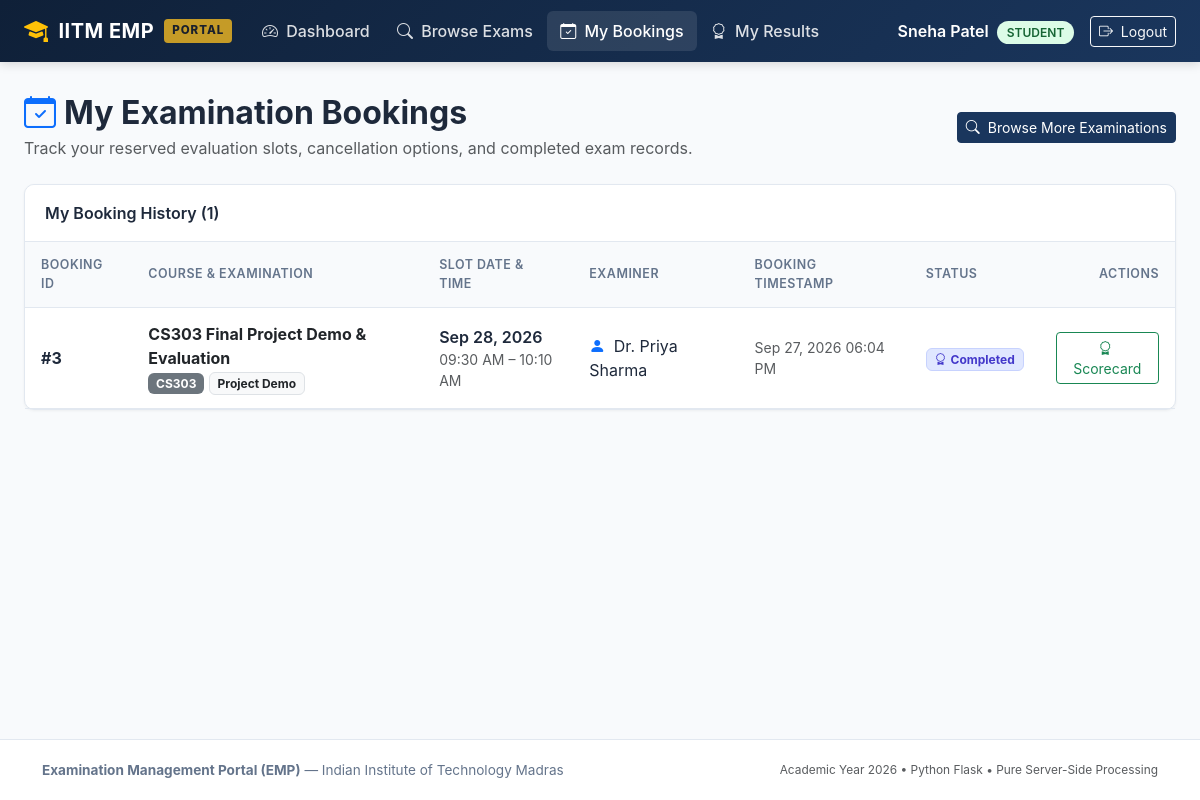
The app's page /student/bookings (signed in), older data.
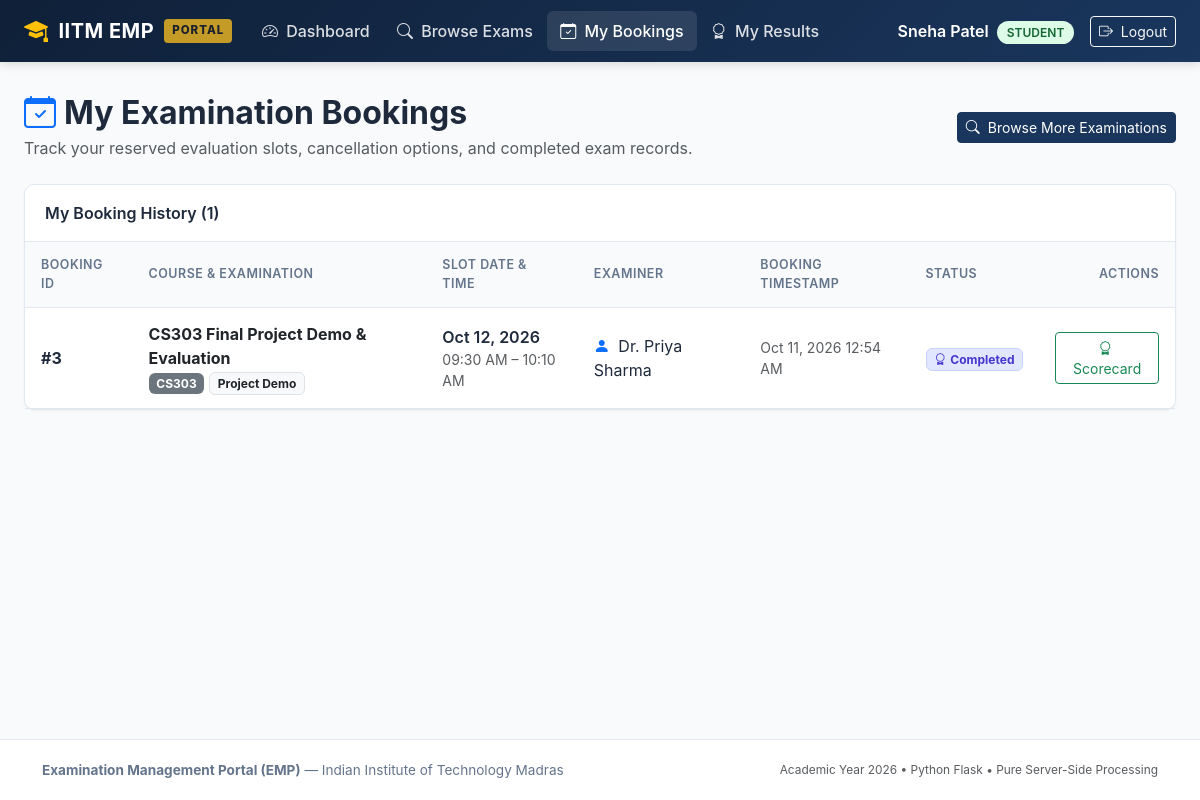
The same page, newer data.
### models/booking.py (models this page shows, shortened)
class Booking(db.Model):
    __tablename__ = 'bookings'
    booking_id = db.Column(db.Integer, primary_key=True, autoincrement=True)
    student_id = db.Column(db.Integer, db.ForeignKey('users.id', ondelete='CASCADE'), nullable=False)
    slot_id = db.Column(db.Integer, db.ForeignKey('examination_slots.slot_id', ondelete='CASCADE'), nullable=False)
    booking_date = db.Column(db.DateTime, default=datetime.now, nullable=False)
    status = db.Column(db.String(30), nullable=False, default='Booked')
    student = db.relationship('User', back_populates='bookings', foreign_keys=[student_id])
    slot = db.relationship('ExaminationSlot', back_populates='bookings')
    evaluations = db.relationship('Evaluation', back_populates='booking', cascade='all, delete-orphan')

### models/slot.py (models this page shows, shortened)
class ExaminationSlot(db.Model):
    __tablename__ = 'examination_slots'
    slot_id = db.Column(db.Integer, primary_key=True, autoincrement=True)
    examination_id = db.Column(db.Integer, db.ForeignKey('examinations.exam_id', ondelete='CASCADE'), nullable=False)
    examiner_id = db.Column(db.Integer, db.ForeignKey('users.id', ondelete='CASCADE'), nullable=False)
    date = db.Column(db.Date, nullable=False)
    start_time = db.Column(db.Time, nullable=False)
    end_time = db.Column(db.Time, nullable=False)
    maximum_student_capacity = db.Column(db.Integer, nullable=False, default=1)
    available_seats = db.Column(db.Integer, nullable=False, default=1)
    status = db.Column(db.String(30), nullable=False, default='Available')
    examination = db.relationship('Examination', back_populates='slots')
    examiner = db.relationship('User', back_populates='slots', foreign_keys=[examiner_id])
    bookings = db.relationship('Booking', back_populates='slot', cascade='all, delete-orphan')

### models/user.py (models this page shows, shortened)
class User(UserMixin, db.Model):
    __tablename__ = 'users'
    id = db.Column(db.Integer, primary_key=True, autoincrement=True)
    name = db.Column(db.String(150), nullable=False)
    email = db.Column(db.String(150), unique=True, nullable=False, index=True)
    password_hash = db.Column(db.String(256), nullable=False)
    role = db.Column(db.String(20), nullable=False)
    status = db.Column(db.String(20), nullable=False, default='active')
    created_at = db.Column(db.DateTime, default=datetime.now, nullable=False)
    examiner_profile = db.relationship('ExaminerProfile', back_populates='user', uselist=False, cascade='all, delete-orphan')
    slots = db.relationship('ExaminationSlot', back_populates='examiner', foreign_keys='ExaminationSlot.examiner_id', cascade='all, delete-orphan')
    bookings = db.relationship('Booking', back_populates='student', foreign_keys='Booking.student_id', cascade='all, delete-orphan')

### routes/student.py (the view)
@student_bp.route('/bookings')
def my_bookings():
    now = datetime.now()
    bookings_list = Booking.query.filter_by(student_id=current_user.id).order_by(Booking.booking_date.desc()).all()
    return render_template('student/my_bookings.html', bookings=bookings_list, now=now)

### routes/student.py (called while the page is built)
@student_bp.before_request
@login_required
@role_required('student')
def check_student():
    pass

### templates/student/my_bookings.html (shortened to what this page needs)
{% extends 'base.html' %}
{% block content %}
<div class="d-flex flex-column flex-md-row justify-content-between align-items-md-center mb-4 gap-2">
  <div>
    <h2 class="fw-bold mb-1"><i class="bi bi-calendar-check text-primary me-2"></i>My Examination Bookings</h2>
    <p class="text-muted mb-0">Track your reserved evaluation slots, cancellation options, and completed exam records.</p>
  </div>
  <div>
    <a href="{{ url_for('student.examinations') }}" class="btn btn-emp-primary btn-sm">
      <i class="bi bi-search me-1"></i> Browse More Examinations
    </a>
  </div>
</div>
<div class="emp-card">
  <div class="emp-card-header d-flex justify-content-between align-items-center">
    <span>My Booking History ({{ bookings|length }})</span>
  </div>
  <div class="table-responsive">
    <table class="emp-table">
      <thead>
        <tr>
          <th>Booking ID</th>
          <th>Course & Examination</th>
          <th>Slot Date & Time</th>
          <th>Examiner</th>
          <th>Booking Timestamp</th>
          <th>Status</th>
          <th class="text-end">Actions</th>
        </tr>
      </thead>
      <tbody>
        {% for b in bookings %}
        {% set exam = b.slot.examination %}
        {% set can_cancel = (b.status == 'Booked') and (now <= exam.slot_booking_end) %}
        <tr>
          <td class="fw-bold">#{{ b.booking_id }}</td>
          <td>
            <div class="fw-bold text-dark">{{ exam.examination_name }}</div>
            <span class="badge bg-secondary small">{{ exam.course.course_code }}</span>
            <span class="badge bg-light text-dark border small">{{ exam.examination_type }}</span>
          </td>
          <td>
            <div class="fw-semibold">{{ b.slot.date | date_format }}</div>
            <div class="text-muted small">{{ b.slot.start_time | time_format }} &ndash; {{ b.slot.end_time | time_format }}</div>
          </td>
          <td>
            <i class="bi bi-person-fill text-primary me-1"></i>
            {{ b.slot.examiner.name }}
          </td>
          <td class="text-muted small">{{ b.booking_date | datetime_format }}</td>
          <td>
            {% if b.status == 'Booked' %}
              <span class="badge badge-status-available"><i class="bi bi-check-circle me-1"></i>Booked</span>
            {% elif b.status == 'Completed' %}
              <span class="badge badge-status-completed"><i class="bi bi-award me-1"></i>Completed</span>
            {% else %}
              <span class="badge badge-status-cancelled"><i class="bi bi-x-circle me-1"></i>Cancelled</span>
            {% endif %}
          </td>
          <td class="text-end">
            <div class="d-inline-flex gap-1 align-items-center">
              {% if b.status == 'Completed' or b.is_evaluated %}
                <a href="{{ url_for('student.result_detail', booking_id=b.booking_id) }}" class="btn btn-sm btn-outline-success">
                  <i class="bi bi-award me-1"></i> Scorecard
                </a>
              {% elif b.status == 'Booked' %}
                <span class="text-muted small fst-italic" title="Deadline has passed">Non-cancellable</span>
              {% else %}
                <span class="text-muted small">&mdash;</span>
              {% endif %}
            </div>
          </td>
        </tr>
        {% endfor %}
      </tbody>
    </table>
  </div>
</div>
{% endblock %}

Row changes from the older to the newer data that the page shows:
changed Booking "Dr. Priya Sharma": slot "Sep 28, 2026" → "Oct 12, 2026"; booking_date "Sep 27, 2026 06:04 PM" → "Oct 11, 2026 12:54 AM"
